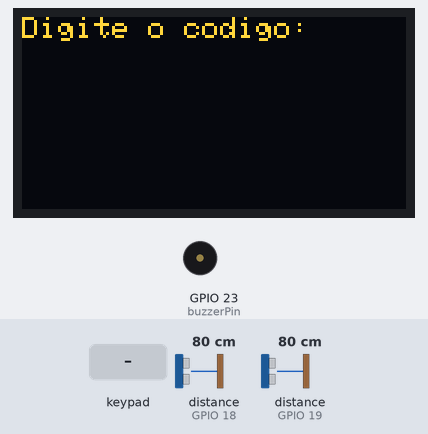
A sketch run on a simulated ESP32. Parts: 128×64 one-colour display, buzzer (waves = sounding, pin HIGH). The test bench sets the inputs (shaded band); at power-on: distance to the obstacle (sensors on GPIO 18, GPIO 19) 80 cm. The echo pulse lasts 58.3 µs per cm; the OLED is the two-colour kind (top 16 rows yellow); WiFi joins after 1.5 s; servers stay silent unless stated; pins used as bus, display or sensor lines are not drawn; what the sketch prints to the serial monitor is not drawn.

Above: at 2.8 s.
2.9 s: keypad keys 3 2 3 3 2 5 2 6 # pressed 0.4 s apart
At 3.41 s:
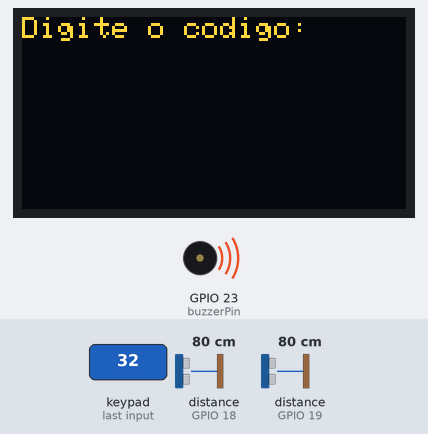
At 7.4 s:
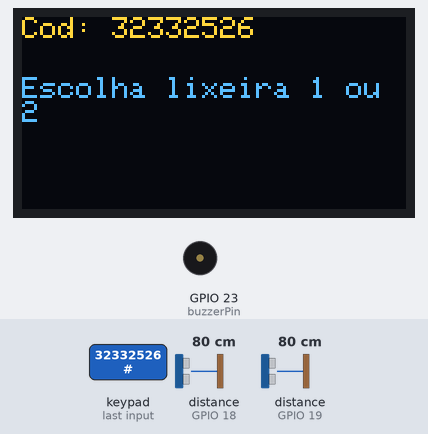
8.0 s: key '1' pressed
At 8.4 s:
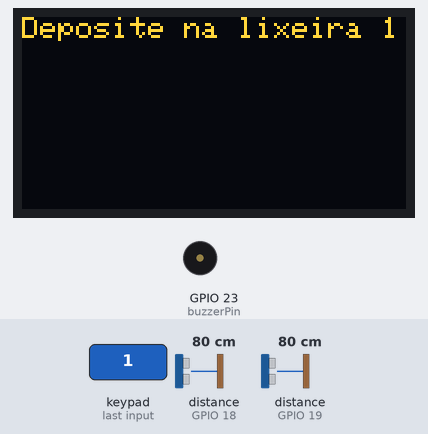
Timing chart, 0 to 20.1 s (numbered marks = the images above; inputs shaded):
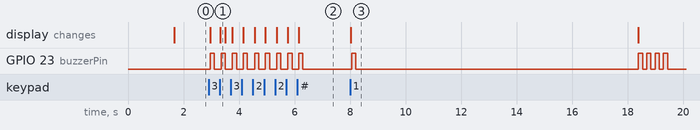

Measured:
- after the input at 2.9 s, GPIO 23 (buzzerPin): alternates HIGH for 0.15 s and LOW for 0.25 s, 18 changes in all, then stays LOW, starting after 0.06 s; the display: first changes after 0.06 s (image 1 shows a later state)
- after the input at 8.0 s, GPIO 23 (buzzerPin): goes HIGH 0.15 s, LOW 10.2 s, 3 × (HIGH 0.15 s, LOW 0.15 s), HIGH 0.15 s, then LOW, starting after 0.06 s; the display: changes at once (image 3)

The sketch:

Reciclagemcertoo.ino
```cpp
#include <WiFi.h>
#include <HTTPClient.h>
#include <Wire.h>
#include <Adafruit_SSD1306.h>
#include <Keypad.h>

// === CONFIGURAÇÕES DO PROJETO ===

// Wi-Fi
const char* ssid = "Formacao";
const char* password = "FDocentesCEIMM";

// URL do seu Google Apps Script (publicado com doGet e doPost)
String scriptURL = "https://script.google.com/macros/s/AKfycbycAZERUq5iAtD5W8e5ojxniSVQm1jGeNNXSXLYBSrF454s03CA9Fw4t2_fM7znzi4lgw/exec";

// OLED 128x64 I2C
#define SCREEN_WIDTH 128
#define SCREEN_HEIGHT 64
#define OLED_RESET    -1
Adafruit_SSD1306 display(SCREEN_WIDTH, SCREEN_HEIGHT, &Wire, OLED_RESET);

// Teclado 4x4
const byte ROWS = 4;
const byte COLS = 4;
char keys[ROWS][COLS] = {
  {'1','2','3','A'},
  {'4','5','6','B'},
  {'7','8','9','C'},
  {'*','0','#','D'}
};
byte rowPins[ROWS] = {32, 33, 25, 26}; // ajustar conforme conexão
byte colPins[COLS] = {27, 14, 12, 13}; // ajustar conforme conexão
Keypad keypad = Keypad(makeKeymap(keys), rowPins, colPins, ROWS, COLS);

// Sensores ultrassônicos HC-SR04
// Sensor 1 - Lixeira 1
const int trigPin1 = 5;
const int echoPin1 = 18;
// Sensor 2 - Lixeira 2
const int trigPin2 = 4;
const int echoPin2 = 19;

// Buzzer
const int buzzerPin = 23;

// Variáveis para código do aluno
String codigoAluno = "";
bool esperandoDeposito = false;
int lixeiraEsperada = 0; // 1 ou 2

// Tempo de leitura ultrassônico para confirmar depósito (em ms)
const unsigned long tempoEsperaDeposito = 10000;  // 10 segundos

// Variáveis para controle do fluxo
int etapa = 0;  // 0 = digitar código, 1 = escolher lixeira, 2 = esperando depósito
unsigned long startMillis = 0;

void setup() {
  Serial.begin(9600);
  delay(100);

  // Inicializa I2C explicitamente com SDA = 21, SCL = 22
  Wire.begin(21, 22);

  // Inicializa Wi-Fi
  WiFi.begin(ssid, password);
  Serial.print("Conectando ao Wi-Fi");
  while (WiFi.status() != WL_CONNECTED) {
    delay(500);
    Serial.print(".");
  }
  Serial.println("\nWi-Fi conectado!");

  // Inicializa OLED com endereço 0x3C
  if(!display.begin(SSD1306_SWITCHCAPVCC, 0x3C)) {
    Serial.println("Falha na inicializacao do OLED");
    while(1);
  }
  display.clearDisplay();
  display.setTextSize(1);
  display.setTextColor(SSD1306_WHITE);

  // Inicializa sensores ultrassônicos
  pinMode(trigPin1, OUTPUT);
  pinMode(echoPin1, INPUT);
  pinMode(trigPin2, OUTPUT);
  pinMode(echoPin2, INPUT);

  // Inicializa buzzer
  pinMode(buzzerPin, OUTPUT);
  digitalWrite(buzzerPin, LOW);

  mostrarMensagem("Digite o codigo:");
}

void loop() {
  char key = keypad.getKey();

  if (etapa == 0) {
    if (key) {
      if (key == '#') {
        if (codigoAluno.length() > 0) {
          etapa = 1;  // passar para escolher lixeira
          mostrarMensagem("Cod: " + codigoAluno);
          mostrarMensagem2("Escolha lixeira 1 ou 2");
          beep(1);
        } else {
          beep(3);
          mostrarMensagem("Codigo vazio!");
          delay(1000);
          mostrarMensagem("Digite o codigo:");
        }
      } else if (key == '*') {
        if (codigoAluno.length() > 0) {
          codigoAluno.remove(codigoAluno.length() - 1);
          mostrarMensagem("Digite o codigo:");
          mostrarMensagem2(codigoAluno);
        } else {
          beep(2);
        }
      } else {
        if (codigoAluno.length() < 10) {
          codigoAluno += key;
          mostrarMensagem("Digite o codigo:");
          mostrarMensagem2(codigoAluno);
          beep(1);
        } else {
          beep(2);
        }
      }
    }
  }
  else if (etapa == 1) {  // escolha da lixeira
    if (key == '1' || key == '2') {
      lixeiraEsperada = key - '0';  // converte char para int
      esperandoDeposito = true;
      etapa = 2;
      mostrarMensagem("Deposite na lixeira " + String(lixeiraEsperada));
      mostrarMensagem2("");
      beep(1);
      Serial.println("Esperando deposito na lixeira " + String(lixeiraEsperada));
      startMillis = millis();  // reset timer para depósito
    }
  }
  else if (etapa == 2) {  // esperando depósito
    if (millis() - startMillis > tempoEsperaDeposito) {
      mostrarMensagem("Deposito nao detectado");
      beep(4);
      delay(2000);
      limparEstado();
      etapa = 0;
      startMillis = millis();  // reset timer
    }
    if (verificarDeposito(lixeiraEsperada)) {
      beep(3);
      mostrarMensagem("Deposito OK!");
      enviarPontuacao(codigoAluno, lixeiraEsperada);
      delay(2000);
      limparEstado();
      etapa = 0;
      startMillis = millis();  // reset timer
    }
  }
}

// Mostra mensagem na primeira linha do OLED
void mostrarMensagem(String msg) {
  display.clearDisplay();
  display.setCursor(0,0);
  display.print(msg);
  display.display();
}

// Mostra mensagem na segunda linha do OLED
void mostrarMensagem2(String msg) {
  display.setCursor(0,20);
  display.print(msg);
  display.display();
}

// Faz um beep curto com o buzzer
void beep(int quantidade) {
  for (int i=0; i < quantidade; i++) {
    digitalWrite(buzzerPin, HIGH);
    delay(150);
    digitalWrite(buzzerPin, LOW);
    delay(150);
  }
}

// Função para medir distância do sensor ultrassônico
long medirDistancia(int trigPin, int echoPin) {
  digitalWrite(trigPin, LOW);
  delayMicroseconds(2);
  digitalWrite(trigPin, HIGH);
  delayMicroseconds(10);
  digitalWrite(trigPin, LOW);
  long duration = pulseIn(echoPin, HIGH, 30000); // timeout 30ms
  long distance = duration * 0.034 / 2; // cm
  return distance;
}

// Verifica se o depósito foi realizado na lixeira esperada
bool verificarDeposito(int lixeira) {
  long dist1 = medirDistancia(trigPin1, echoPin1);
  long dist2 = medirDistancia(trigPin2, echoPin2);

  Serial.print("Distancia 1: "); Serial.print(dist1); Serial.print(" cm, ");
  Serial.print("Distancia 2: "); Serial.print(dist2); Serial.println(" cm");

  // Ajuste o valor do limite conforme a distância real na montagem
  const int limiteDeposito = 15; // cm

  if (lixeira == 1 && dist1 < limiteDeposito) {
    return true;
  }
  if (lixeira == 2 && dist2 < limiteDeposito) {
    return true;
  }
  return false;
}

// Envia pontuação para a planilha Google via Apps Script
void enviarPontuacao(String codigo, int lixeira) {
  if (WiFi.status() == WL_CONNECTED) {
    HTTPClient http;

    String codigoEncoded = urlEncode(codigo);
    String lixeiraStr = "Lixeira " + String(lixeira);
    String lixeiraEncoded = urlEncode(lixeiraStr);

    String url = scriptURL + "?codigo=" + codigoEncoded + "&lixeira=" + lixeiraEncoded + "&pontos=1";

    Serial.println("Enviando para: " + url);

    http.setFollowRedirects(HTTPC_STRICT_FOLLOW_REDIRECTS);
    http.begin(url);
    int httpCode = http.GET();

    if (httpCode > 0) {
      Serial.println("HTTP code: " + String(httpCode));
      String payload = http.getString();
      Serial.println("Resposta: " + payload);
    } else {
      Serial.println("Erro HTTP");
    }

    http.end();
  } else {
    Serial.println("Wi-Fi desconectado");
  }
}

// Função para codificar string para URL
String urlEncode(const String &str) {
  String encodedString = "";
  char c;
  char code0;
  char code1;
  for (int i = 0; i < str.length(); i++) {
    c = str.charAt(i);
    if (isalnum(c)) {
      encodedString += c;
    } else {
      encodedString += '%';
      code0 = (c >> 4) & 0xF;
      code1 = c & 0xF;
      encodedString += (code0 > 9 ? (code0 - 10 + 'A') : (code0 + '0'));
      encodedString += (code1 > 9 ? (code1 - 10 + 'A') : (code1 + '0'));
    }
  }
  return encodedString;
}

// Limpa variáveis e volta para o estado inicial
void limparEstado() {
  codigoAluno = "";
  esperandoDeposito = false;
  lixeiraEsperada = 0;
  mostrarMensagem("Digite o codigo:");
  mostrarMensagem2("");
}
```
